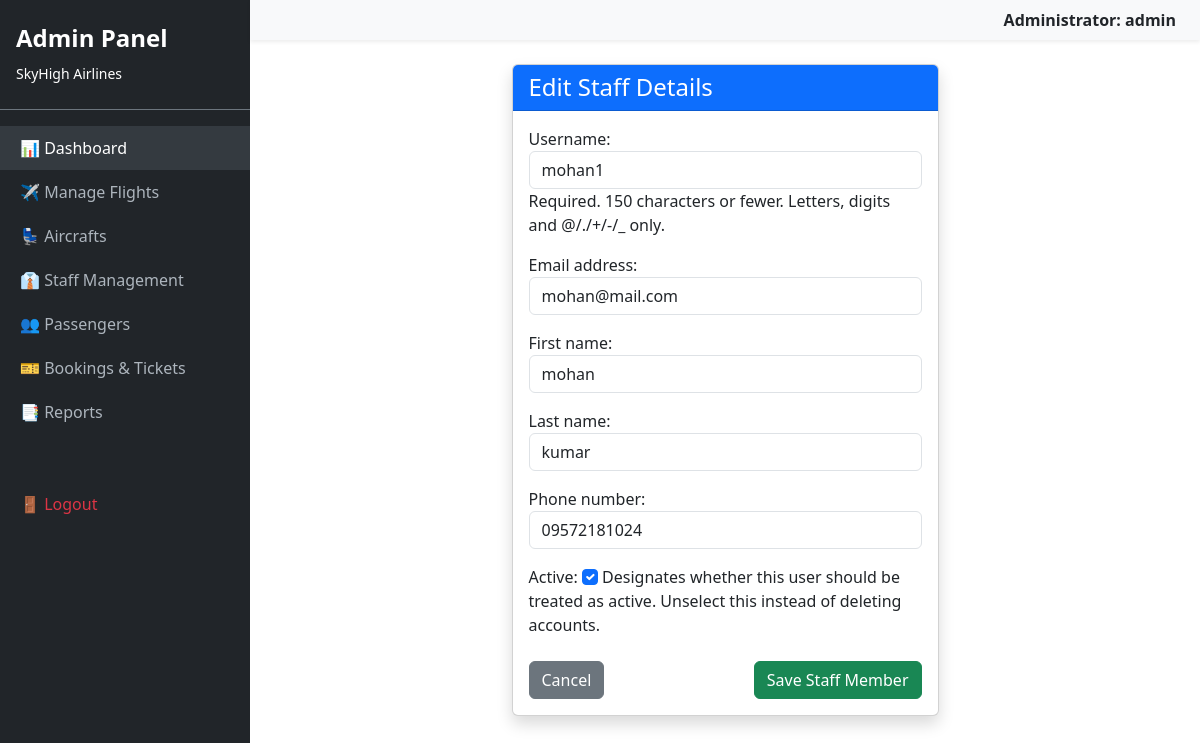
Screenshot of /dashboard/admin/staff/edit/3/ (signed in) with the database file from the repository.
### core/models.py (models this page shows)
class User(AbstractUser):
    IS_CUSTOMER = 'customer'
    IS_STAFF = 'staff'
    IS_ADMIN = 'admin'
    ROLE_CHOICES = [
        (IS_CUSTOMER, 'Passenger'),
        (IS_STAFF, 'Airline Staff'),
        (IS_ADMIN, 'Administrator'),
    ]
    role = models.CharField(max_length=20, choices=ROLE_CHOICES, default=IS_CUSTOMER)
    phone_number = models.CharField(max_length=15, blank=True) # [cite: 31]

### core/views.py (the view)
# urls.py: path('dashboard/admin/staff/edit/<int:staff_id>/', views.admin_staff_edit, name='admin_staff_edit'),
@user_passes_test(is_admin, login_url='login')
def admin_staff_edit(request, staff_id):
    staff = get_object_or_404(User, id=staff_id)
    if request.method == 'POST':
        form = StaffEditForm(request.POST, instance=staff)
        if form.is_valid():
            form.save()
            return redirect('admin_staff_list')
    else:
        form = StaffEditForm(instance=staff)
    return render(request, 'custom_admin/staff_form.html', {'form': form, 'title': 'Edit Staff Details'})

### core/forms.py
class StaffEditForm(forms.ModelForm):
    class Meta:
        model = User
        fields = ['username', 'email', 'first_name', 'last_name', 'phone_number', 'is_active']
        widgets = {
            'username': forms.TextInput(attrs={'class': 'form-control'}),
            'email': forms.EmailInput(attrs={'class': 'form-control'}),
            'first_name': forms.TextInput(attrs={'class': 'form-control'}),
            'last_name': forms.TextInput(attrs={'class': 'form-control'}),
            'phone_number': forms.TextInput(attrs={'class': 'form-control'}),
            'is_active': forms.CheckboxInput(attrs={'class': 'form-check-input'}),
        }

### core/views.py (called while the page is built)
def is_admin(user):
    return user.is_authenticated and (user.is_superuser or user.role == User.IS_ADMIN)

### core/templates/custom_admin/staff_form.html (shortened to what this page needs)
{% extends 'base_admin.html' %}
{% block content %}
<div class="container">
    <div class="row justify-content-center">
        <div class="col-md-6">
            <div class="card shadow">
                <div class="card-header bg-primary text-white">
                    <h4 class="mb-0">{{ title }}</h4>
                </div>
                <div class="card-body">
                    <form method="post">
                        {{ form.as_p }}
                        <div class="d-flex justify-content-between mt-4">
                            <a href="{% url 'admin_staff_list' %}" class="btn btn-secondary">Cancel</a>
                            <button type="submit" class="btn btn-success">Save Staff Member</button>
                        </div>
                    </form>
                </div>
            </div>
        </div>
    </div>
</div>
{% endblock %}

### core/templates/base_admin.html (shortened to what this page needs)
<!DOCTYPE html>
<html lang="en">
<head>
    <link href="https://cdn.jsdelivr.net/npm/bootstrap@5.3.0/dist/css/bootstrap.min.css" rel="stylesheet">
</head>
<body>
    <div class="d-flex">
        <div class="sidebar" id="sidebar">
            <div class="py-4 px-3 mb-3 border-bottom border-secondary">
                <h4 class="fw-bold">Admin Panel</h4>
                <small>SkyHigh Airlines</small>
            </div>
            <ul class="nav flex-column">
                <li class="nav-item"><a href="{% url 'admin_dashboard' %}" class="nav-link active">📊 Dashboard</a></li>
                <li class="nav-item"><a href="{% url 'admin_flight_list' %}" class="nav-link">✈️ Manage Flights</a></li>
                <li class="nav-item"><a href="{% url 'admin_aircraft_list' %}" class="nav-link">💺 Aircrafts</a></li>
                <li class="nav-item"><a href="{% url 'admin_staff_list' %}" class="nav-link">👔 Staff Management</a></li>
                <li class="nav-item"><a href="{% url 'admin_passenger_list' %}" class="nav-link">👥 Passengers</a></li>
                <li class="nav-item"><a href="{% url 'admin_reservation_list' %}" class="nav-link">🎫 Bookings & Tickets</a></li>
                <li class="nav-item"><a href="#" class="nav-link">📑 Reports</a></li>
                <li class="nav-item mt-5"><a href="{% url 'logout' %}" class="nav-link text-danger">🚪 Logout</a></li>
            </ul>
        </div>
        <div class="content">
            <nav class="navbar navbar-light bg-light shadow-sm px-4">
                <span class="ms-auto fw-bold">Administrator: {{ user.username }}</span>
            </nav>
            <div class="container-fluid p-4">
                {% block content %}{% endblock %}
            </div>
        </div>
    </div>
</body>
</html>

### core/templates/base_admin.html (style rules this page uses)
body { overflow-x: hidden; }
.sidebar { min-height: 100vh; width: 250px; background-color: #212529; color: white; position: fixed; transition: margin 0.3s; }
.sidebar .nav-link { color: #adb5bd; padding: 10px 20px; }
.sidebar .nav-link:hover, .sidebar .nav-link.active { color: white; background-color: #343a40; }
.content { margin-left: 250px; transition: margin 0.3s; width: 100%; }

### rows the page displays
User: username "admin"
User: username "mohan1", email "mohan@mail.com", first_name "mohan", last_name "kumar", phone_number "09572181024", is_active "☑"

### other values shown
{{ title }} "Edit Staff Details"
